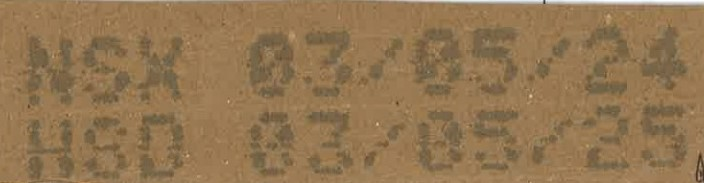
#> input picture data/kardus/kardus-3.jpeg, 704 x 183 px, found by its file name; its folder holds only this picture in this run
$ jupyter execute --allow-errors OCR_Production.ipynb   (shell and % lines are left out)
#> lines starting #> are read from the running program, lines starting #| are printed output that depends on the picture; after the words box and inside, x2 and y2 are one past the last pixel; in counts of white or black regions, pixels touching at a corner belong together
<a href="https://colab.research.google.com/github/LeToyek/production-ocr/blob/main/OCR_Production.ipynb" target="_parent"></a>

[cell 1]
from google.colab import drive
drive.mount('/content/drive')

[cell 2]
import os
import cv2
import matplotlib.pyplot as plt

# Define the path to your photos folder
photos_path = '/content/drive/MyDrive/production-ocr-dataset/'

# List all files in the folder
#> (the rest of this cell did not finish here and is left out)

[cell 3]
# [7 lines left out: function psnr, not called in this run]

[cell 4]
import time

import cv2
import numpy as np
import pytesseract
from matplotlib import pyplot as plt
from scipy.ndimage import interpolation as inter
from pytesseract import Output

# Localization

[cell 5]
image = cv2.imread(os.path.join(photos_path, 'raw-kardus-5.jpeg'), cv2.IMREAD_GRAYSCALE)
#> (the rest of this cell did not finish here and is left out)

#> (a cell that did not finish here is left out)

#> (a cell that did not finish here is left out)

# BOX (KARDUS)

## Pytesseract

[cell 8]
def process_image(image_path):
    image = cv2.imread(image_path, cv2.IMREAD_GRAYSCALE)
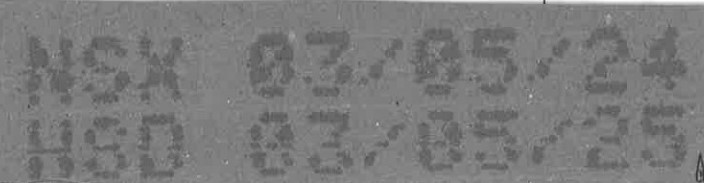
#> image: shape (183, 704); min 47, max 255, mean 122.3

    kernel_size = 3
    max_kernel = cv2.getStructuringElement(cv2.MORPH_RECT, (kernel_size, kernel_size))

    blur_image = cv2.GaussianBlur(image, (7, 7), 0)
    denoised_image = cv2.fastNlMeansDenoising(blur_image, None, 15, 7, 21)
    more_denoised = cv2.medianBlur(denoised_image, 9)

    # Thresholding
    thresh = cv2.adaptiveThreshold(
        more_denoised,
        maxValue=255,
        adaptiveMethod=cv2.ADAPTIVE_THRESH_GAUSSIAN_C,
        thresholdType=cv2.THRESH_BINARY_INV,
        blockSize=29,
        C=2
    )
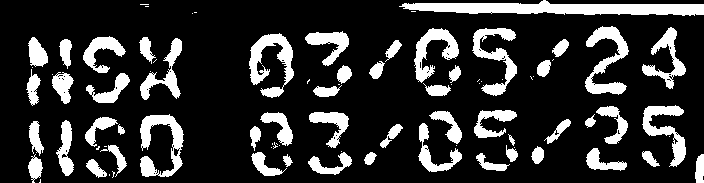
#> thresh: shape (183, 704); 19.1% white; 86 white regions (33 under 20 px), largest, box (x1, y1, x2, y2) and area: (399, 0, 704, 16) 2999, (249, 33, 294, 98) 1289, (140, 114, 184, 177) 1272

    # Parameters for iteration
    dilate_iterations_range = range(4, 7)
    erode_iterations_range = range(1, 6)
    closing_kernel_sizes = [(1, 1), (3, 3), (5, 5)]

    best_confidence = -1
    best_image = None
    best_dilate_iter = None
    best_erode_iter = None
    best_closing_kernel = None
    best_confidence_data = []

    for dilate_iter in dilate_iterations_range:
        # Dilate
        dilate = cv2.dilate(thresh, max_kernel, iterations=dilate_iter)

        for erode_iter in erode_iterations_range:
            # Erode
            erode = cv2.erode(dilate, max_kernel, iterations=erode_iter)

            for closing_kernel_size in closing_kernel_sizes:
                # Closing (Dilation followed by Erosion)
                closing_kernel = cv2.getStructuringElement(cv2.MORPH_RECT, closing_kernel_size)
                closed = cv2.morphologyEx(erode, cv2.MORPH_CLOSE, closing_kernel)

                # Use pytesseract to extract text and data with confidence scores
                custom_config = r'--oem 3 --psm 6'
                data = pytesseract.image_to_data(closed, config=custom_config, output_type=Output.DICT)

                # Filter out text with confidence scores above 50
                res = []
                for i in range(len(data['text'])):
                    if float(data['conf'][i]) > 50:
                        res.append((data['text'][i], float(data['conf'][i])))
                    if len(res) >= 2:
                        break

                if len(res) == 2:
                    avg_confidence = (res[0][1] + res[1][1]) / 2

                    if avg_confidence > best_confidence:
                        best_confidence = avg_confidence
                        best_image = closed
                        best_dilate_iter = dilate_iter
                        best_erode_iter = erode_iter
                        best_closing_kernel = closing_kernel_size
                        best_confidence_data = res
#> this loop made 1 pass
#> pass 1, in process_image, `dilate = cv2.dilate(thresh, max_kernel, iterations=dilate_iter)`:
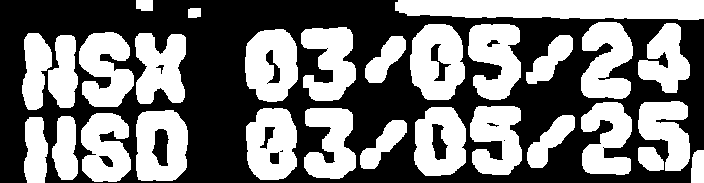
#> dilate: shape (183, 704); 46.7% white; 29 white regions, largest, box (x1, y1, x2, y2) and area: (395, 0, 704, 20) 5488, (410, 24, 465, 100) 3156, (245, 29, 298, 102) 2964
#> after the loop:
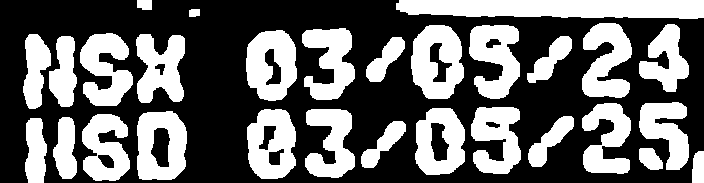
#> closed: shape (183, 704); 40.4% white; 29 white regions, largest, box (x1, y1, x2, y2) and area: (396, 0, 704, 19) 5142, (411, 25, 464, 99) 2758, (246, 30, 297, 101) 2600
#> after the loop, best_confidence = -1; best_confidence_data = []

    # Connected component analysis to get individual character bounding boxes
    num_labels, labels_im = cv2.connectedComponents(best_image)
    best_image_color = cv2.cvtColor(best_image, cv2.COLOR_GRAY2BGR)

    padding = 10  # Define your desired padding size here
    for label in range(1, num_labels):  # Skip the background
        mask = labels_im == label
        coords = cv2.findNonZero(mask.astype(np.uint8))
        x, y, w, h = cv2.boundingRect(coords)
        x1 = max(x - padding, 0)
        y1 = max(y - padding, 0)
        x2 = min(x + w + padding, best_image.shape[1])
        y2 = min(y + h + padding, best_image.shape[0])
        if w >= 30:  # Exclude characters with width below 30
            char_img = best_image[y1:y2, x1:x2]
            char_text = pytesseract.image_to_string(char_img, config='--psm 10 outputbase digits')
            print(f"CHAR TEXT {char_text}")
            cv2.rectangle(best_image_color, (x1, y1), (x2, y2), (0, 255, 0), 2)
            cv2.putText(best_image_color, f'{char_text}', (x1, y1 - 10), cv2.FONT_HERSHEY_SIMPLEX, 0.5, (0, 255, 0), 2)


    print(f"Best Dilate Iterations: {best_dilate_iter}")
    print(f"Best Erode Iterations: {best_erode_iter}")
    print(f"Best Closing Kernel Size: {best_closing_kernel}")
    print("\nBest Confidence Scores:")

    if len(best_confidence_data) > 0:
        print(f"Word 1: {best_confidence_data[0][0]}, Confidence: {best_confidence_data[0][1]}%")
    else:
        print("Word 1: Not available")

    if len(best_confidence_data) > 1:
        print(f"Word 2: {best_confidence_data[1][0]}, Confidence: {best_confidence_data[1][1]}%")
    else:
        print("Word 2: Not available")

    # Display the best preprocessed image with rectangles
    if best_image is not None:
        plt.figure(figsize=(15, 7))
        plt.title('Best Preprocessed Image with Rectangles')
        plt.imshow(cv2.cvtColor(best_image_color, cv2.COLOR_BGR2RGB))
        plt.show()
    else:
        print("No suitable image found")

[cell 9]
photos_path = '/content/drive/MyDrive/production-ocr-dataset/kardus'
photo_files = [f for f in os.listdir(photos_path) if os.path.isfile(os.path.join(photos_path, f))]

for photo in photo_files:
    photo_path = os.path.join(photos_path, photo)
    process_image(photo_path);
#> (the call stopped at in process_image, `data = pytesseract.image_to_data(closed, config=custom_config, output_..`: pytesseract is not available in this run)

## Easy OCR

[cell 10]
import cv2
import numpy as np
import matplotlib.pyplot as plt
import easyocr

def preprocess_image(image_path):
    image = cv2.imread(image_path, cv2.IMREAD_GRAYSCALE)
    blur_image = cv2.GaussianBlur(image, (7, 7), 0)
    denoised_image = cv2.fastNlMeansDenoising(blur_image, None, 15, 7, 21)
    more_denoised = cv2.medianBlur(denoised_image, 9)

    thresh = cv2.adaptiveThreshold(
        more_denoised,
        maxValue=255,
        adaptiveMethod=cv2.ADAPTIVE_THRESH_GAUSSIAN_C,
        thresholdType=cv2.THRESH_BINARY_INV,
        blockSize=29,
        C=2
    )

    return thresh

def find_best_preprocessing(image):
    kernel_size = 3
    max_kernel = cv2.getStructuringElement(cv2.MORPH_RECT, (kernel_size, kernel_size))
#> max_kernel = [[1, 1, 1], [1, 1, 1], [1, 1, 1]]

    dilate_iterations_range = range(4, 7)
    erode_iterations_range = range(1, 6)
    closing_kernel_sizes = [(1, 1), (3, 3), (5, 5)]

    best_image = None

    reader = easyocr.Reader(['en'])  # Initialize EasyOCR reader

    best_confidence = -1
    best_image = None
    best_dilate_iter = None
    best_erode_iter = None
    best_closing_kernel = None
    best_confidence_data = []

    for dilate_iter in dilate_iterations_range:
        dilate = cv2.dilate(image, max_kernel, iterations=dilate_iter)
        for erode_iter in erode_iterations_range:
            erode = cv2.erode(dilate, max_kernel, iterations=erode_iter)
            for closing_kernel_size in closing_kernel_sizes:
                closing_kernel = cv2.getStructuringElement(cv2.MORPH_RECT, closing_kernel_size)
                closed = cv2.morphologyEx(erode, cv2.MORPH_CLOSE, closing_kernel)

                custom_config = r'--oem 3 --psm 6'
                data = pytesseract.image_to_data(closed, config=custom_config, output_type=Output.DICT)

                res = []
                for i in range(len(data['text'])):
                    if float(data['conf'][i]) > 50:
                        res.append((data['text'][i], float(data['conf'][i])))
                    if len(res) >= 2:
                        break

                if len(res) == 2:
                    avg_confidence = (res[0][1] + res[1][1]) / 2

                    if avg_confidence > best_confidence:
                        best_confidence = avg_confidence
                        best_image = closed
                        best_dilate_iter = dilate_iter
                        best_erode_iter = erode_iter
                        best_closing_kernel = closing_kernel_size
                        best_confidence_data = res

    ocr_result = reader.readtext(best_image, detail=0)
    print("RAW OCR Result: ", ocr_result)
    # Join all the elements of the array result
    ocr_result = ''.join(ocr_result)
    print("Joined OCR Result: ", ocr_result)

    # Remove special characters (in this case, ".")
    ocr_result = ocr_result.replace(" ", "").replace(".", "")
    print("Special Characters Removed: ", ocr_result)

    # Add a dot after every 2 characters for the first 6 characters (21.03.25)
    formatted_result = '.'.join(ocr_result[i:i+2] for i in range(0, 6, 2))
    print("Formatted Result: ", formatted_result)

    # Concatenate the remaining part, replacing 'K1' with 'K2'
    formatted_result = f"{formatted_result} {ocr_result[6:8]} {ocr_result[8:]}"
    print("Final Result: ", formatted_result)
    return best_image

# [24 lines left out: function draw_bounding_boxes, not called in this run]

def process_image(image_path):
    preprocessed_image = preprocess_image(image_path)
    best_image = find_best_preprocessing(preprocessed_image)

    if best_image is not None:
        reader = easyocr.Reader(['en'])
        final_image = draw_bounding_boxes(best_image, reader)
        plt.figure(figsize=(15, 7))
        plt.title('Best Preprocessed Image with Bounding Boxes')
        plt.imshow(cv2.cvtColor(final_image, cv2.COLOR_BGR2RGB))
        plt.show()
    else:
        print("No suitable image found")

[cell 11]
import os
import cv2
import matplotlib.pyplot as plt

photos_path = '/content/drive/MyDrive/production-ocr-dataset/kardus'
photo_files = [f for f in os.listdir(photos_path) if os.path.isfile(os.path.join(photos_path, f))]

for photo in photo_files:
    photo_path = os.path.join(photos_path, photo)
    process_image(photo_path);
#> (the call stopped at in find_best_preprocessing, `reader = easyocr.Reader(['en'])`: easyocr is not available in this run)

$ run again, on data/kardus/kardus-4.jpeg
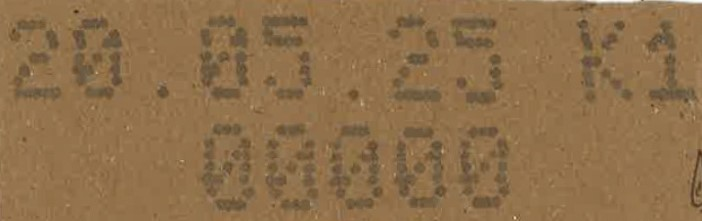
#> input picture data/kardus/kardus-4.jpeg, 702 x 221 px, found by its file name
#> in process_image, `thresh = cv2.adaptiveThreshold( more_denoised, maxValue=255, adaptiveM..`:
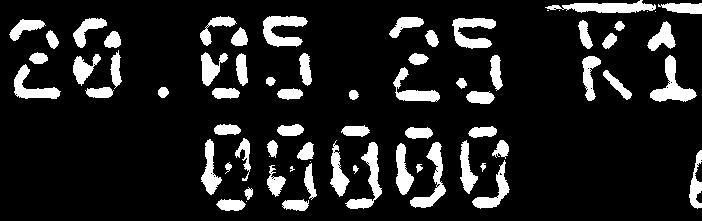
#> thresh: shape (221, 702); 13% white; 71 white regions (8 under 20 px), largest, box (x1, y1, x2, y2) and area: (650, 55, 697, 102) 824, (545, 0, 656, 13) 821, (263, 16, 308, 47) 813
#> after the loop in process_image, `for dilate_iter in dilate_iterations_range:`:
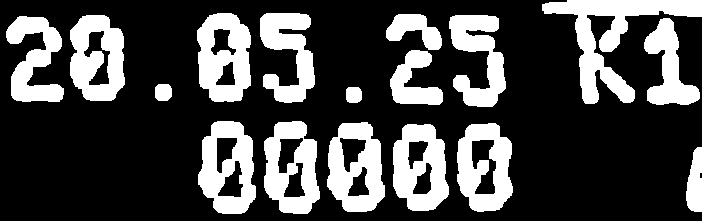
#> closed: shape (221, 702); 27.8% white; 17 white regions, largest, box (x1, y1, x2, y2) and area: (542, 0, 702, 104) 5126, (197, 13, 251, 102) 3400, (198, 121, 256, 214) 3342
#> after the loop in process_image, `for dilate_iter in dilate_iterations_range:`: best_confidence = -1; best_confidence_data = []
#> max_kernel = [[1, 1, 1], [1, 1, 1], [1, 1, 1]]
